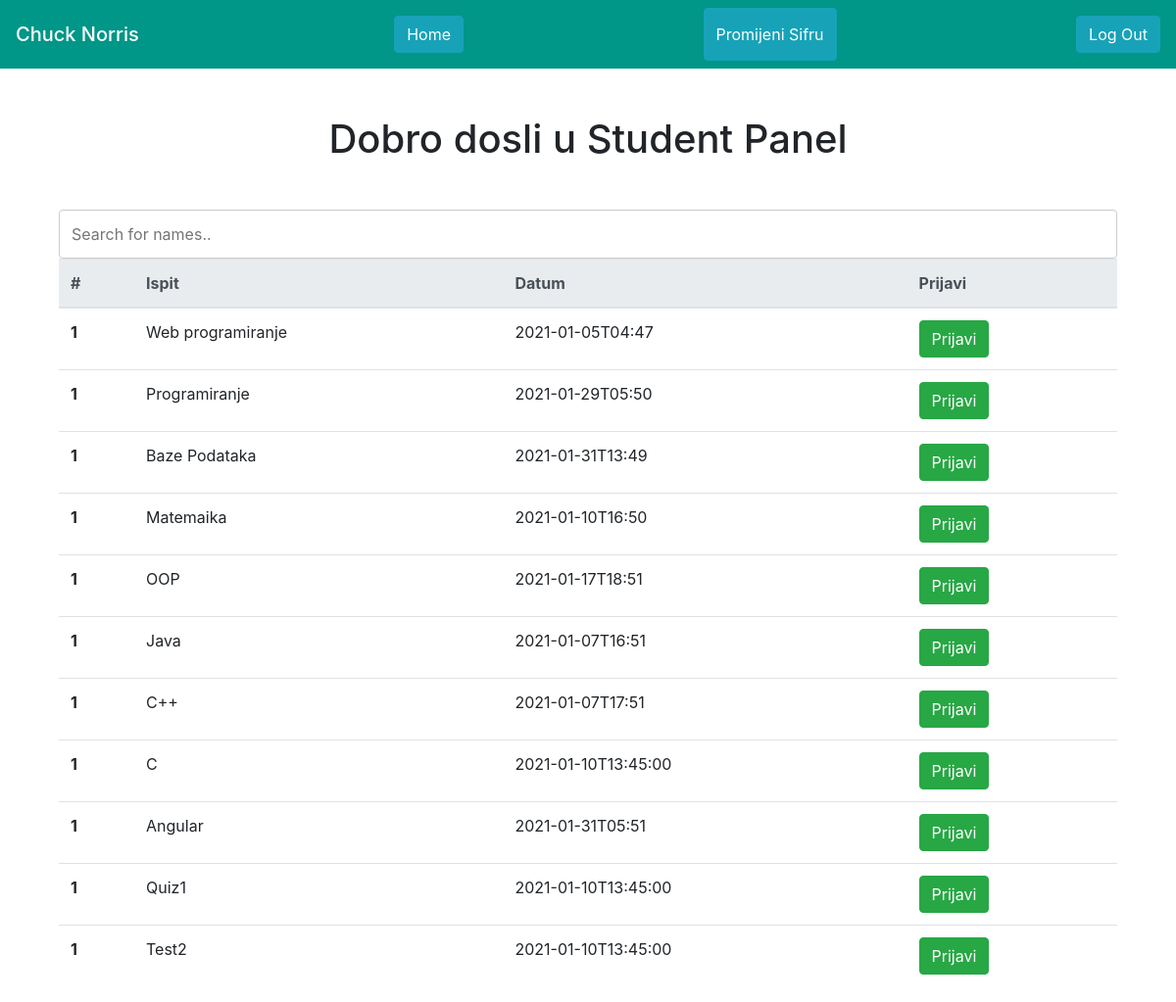
Screenshot of /PHPproject/student.php?id=2 with the database file from the repository.
### tables this page shows
CREATE TABLE `users` (
  `user_id` int(255) NOT NULL,
  `Ime` varchar(255) NOT NULL,
  `Prezime` varchar(255) NOT NULL,
  `Password` varchar(255) NOT NULL,
  `Username` varchar(255) NOT NULL,
  `Email` varchar(255) NOT NULL,
  `Administrator` int(1) NOT NULL
);

CREATE TABLE `predmet` (
  `predmet_id` int(255) NOT NULL,
  `Naziv` varchar(255) NOT NULL,
  `Datum` varchar(255) NOT NULL
);

### PHPproject/getstudentname.php (called while the page is built, shortened)
<?php
$pom=$_GET['id'];
$sql1="SELECT Ime,Prezime FROM users WHERE user_id='$pom'";
$result1=mysqli_query($conn,$sql1);
while($row=mysqli_fetch_array($result1)){
  $pravoprezime=$row['Prezime'];
   $pravoime=$row['Ime'];
}
?>

### PHPproject/student.php (the view, shortened to what this page needs)
<!DOCTYPE html>
<?php require_once "includes/database.php" ?>
<html lang="en">
<head>
      <link rel="stylesheet" href="student.css">
       <link rel="stylesheet" href="https://maxcdn.bootstrapcdn.com/bootstrap/4.5.2/css/bootstrap.min.css">
</head>
<body>
    <?php
    require_once "getstudentname.php"
    ?>
    <?php
    $sqlpredmet="SELECT Naziv,Datum,predmet_id FROM predmet";
$resql=mysqli_query($conn,$sqlpredmet);
    ?>
    <nav class="navbar  mb-5" style="height:70px; background-color:#009688; color:white;">
  <span class="navbar-brand mb-0 h1"><?php echo $pravoime; echo " "; echo $pravoprezime; ?></span>
   <a href="index.php" class="btn btn-info">Home</a>
 <button type="button" class="btn btn-info" style="height:100%" onclick="changepw()">Promijeni Sifru</button>
 <a href="index.php" class="btn btn-info">Log Out</a>
</nav>
    <div class="container">
        <div class="row"><h1 style="margin:0 auto;" class="mb-5">Dobro dosli u Student Panel</h1></div>
        <div class="col-md-12" id="stdiv">
          <input type="text" id="myInput" onkeyup="myFunction()" placeholder="Search for names.." title="Type in a name">
  <table class="table" id="myTable">
  <thead class="thead-light">
    <tr>
      <th scope="col">#</th>
      <th scope="col">Ispit</th>
      <th scope="col">Datum</th>
      <th scope="col">Prijavi</th>
    </tr>
  </thead>
  <tbody>
   <?php while($red = mysqli_fetch_assoc($resql)){   ?>
    <tr>
      <th scope="row">1</th>
      <td><?php echo $red['Naziv'] ?></td>
      <td><?php echo $red['Datum'] ?></td>
      <td><?php echo "<a href='prijaviispit.php?a={$red['predmet_id']}&b={$pom}' target='_blank' onClick='this.disable=true'  class='btn btn-success'>Prijavi</a>" ?></td>
    </tr>
    <?php }?>
  </tbody>
</table>
        </div>
    </div>
</body>
</html>

### PHPproject/student.css (style rules this page uses)
input[type=text], select, textarea { width: 100%; padding: 12px; border: 1px solid #ccc; border-radius: 4px; resize: vertical; }

### rows the page displays
users: Ime "Chuck", Prezime "Norris"
predmet: Naziv "Web programiranje", Datum "2021-01-05T04:47"
predmet: Naziv "Programiranje", Datum "2021-01-29T05:50"
predmet: Naziv "Baze Podataka", Datum "2021-01-31T13:49"
predmet: Naziv "Matemaika", Datum "2021-01-10T16:50"
predmet: Naziv "OOP", Datum "2021-01-17T18:51"
predmet: Naziv "Java", Datum "2021-01-07T16:51"
predmet: Naziv "C++", Datum "2021-01-07T17:51"
predmet: Naziv "C", Datum "2021-01-10T13:45:00"
predmet: Naziv "Angular", Datum "2021-01-31T05:51"
predmet: Naziv "Quiz1", Datum "2021-01-10T13:45:00"
predmet: Naziv "Test2", Datum "2021-01-10T13:45:00"
